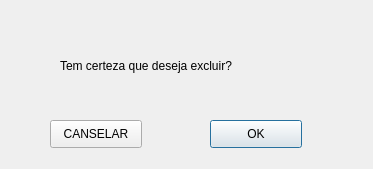
<?xml version="1.0" encoding="UTF-8"?>
<ui version="4.0">
 <class>Dialog</class>
 <widget class="QDialog" name="Dialog">
  <property name="geometry">
   <rect>
    <x>0</x>
    <y>0</y>
    <width>373</width>
    <height>169</height>
   </rect>
  </property>
  <property name="windowTitle">
   <string>Dialog</string>
  </property>
  <widget class="QLabel" name="label">
   <property name="geometry">
    <rect>
     <x>60</x>
     <y>30</y>
     <width>291</width>
     <height>71</height>
    </rect>
   </property>
   <property name="styleSheet">
    <string notr="true">font: italic 14pt &quot;Ubuntu&quot;;</string>
   </property>
   <property name="text">
    <string>Tem certeza que deseja excluir?</string>
   </property>
  </widget>
  <widget class="QPushButton" name="btn_ok">
   <property name="geometry">
    <rect>
     <x>210</x>
     <y>120</y>
     <width>92</width>
     <height>28</height>
    </rect>
   </property>
   <property name="text">
    <string>OK</string>
   </property>
  </widget>
  <widget class="QPushButton" name="btn_canselar">
   <property name="geometry">
    <rect>
     <x>50</x>
     <y>120</y>
     <width>92</width>
     <height>28</height>
    </rect>
   </property>
   <property name="text">
    <string>CANSELAR</string>
   </property>
  </widget>
 </widget>
 <resources/>
 <connections/>
</ui>
